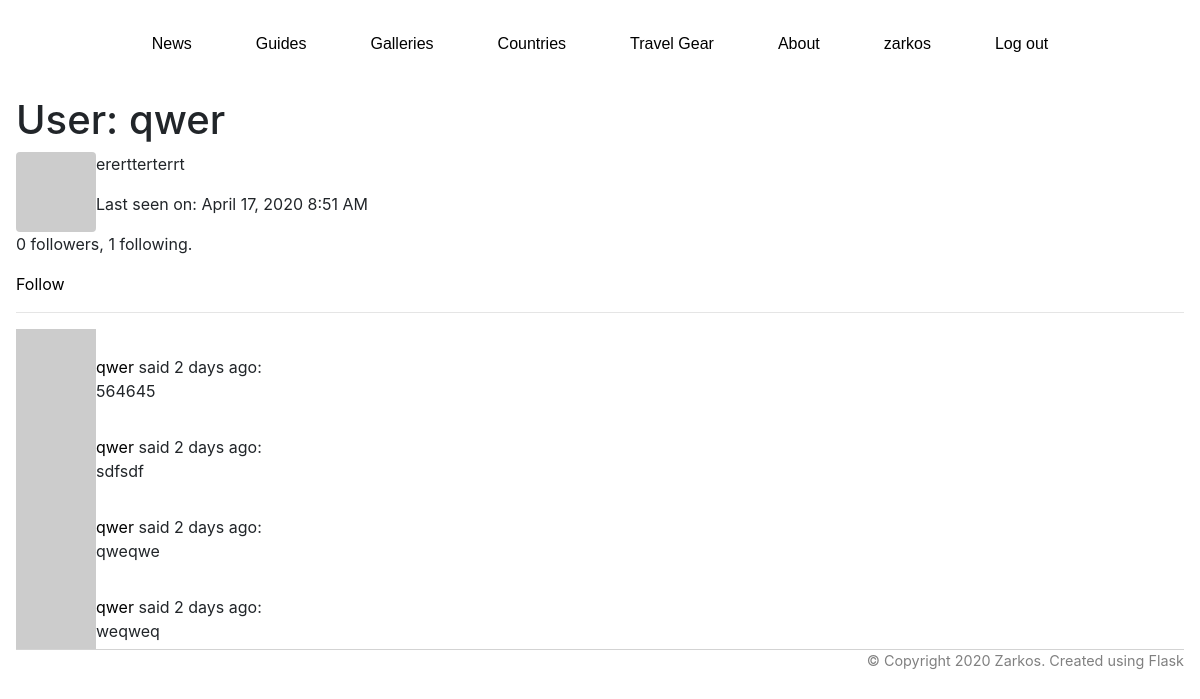
/user/qwer/ (signed in), run on the app's committed database.
### seatravel/models.py (models this page shows, shortened)
class User(UserMixin, db.Model):
    id = db.Column(db.Integer, primary_key=True)
    username = db.Column(db.String(64), index=True, unique=True)
    email = db.Column(db.String(120), index=True, unique=True)
    password_hash = db.Column(db.String(128))
    posts = db.relationship('Post', backref='author', lazy='dynamic')
    about_me = db.Column(db.String(140))
    last_seen = db.Column(db.DateTime, default=datetime.utcnow)
    followed = db.relationship(
        'User', secondary=followers,
        primaryjoin=(followers.c.follower_id == id),
        secondaryjoin=(followers.c.followed_id == id),
        backref=db.backref('followers', lazy='dynamic'), lazy='dynamic')
    def avatar(self, size):
        digest = md5(self.email.lower().encode('utf-8')).hexdigest()
        return 'https://www.gravatar.com/avatar/{}?d=identicon&s={}'.format(
            digest, size)
    def is_following(self, user):
        return self.followed.filter(
            followers.c.followed_id == user.id).count() > 0

class Post(db.Model):
    id = db.Column(db.Integer, primary_key=True)
    body = db.Column(db.String(140))
    timestamp = db.Column(db.DateTime, index=True, default=datetime.utcnow)
    user_id = db.Column(db.Integer, db.ForeignKey('user.id'))
    language = db.Column(db.String(5))

### seatravel/main/routes.py (the view)
@bp.route('/user/<username>/')
@login_required
def user(username):
    user = User.query.filter_by(username=username).first_or_404()
    page = request.args.get('page', 1, type=int)
    posts = user.posts.order_by(Post.timestamp.desc()).paginate(
        page, current_app.config['POSTS_PER_PAGE'], False)
    next_url = url_for('main.user', username=user.username, page=posts.next_num) \
        if posts.has_next else None
    prev_url = url_for('main.user', username=user.username, page=posts.prev_num) \
        if posts.has_prev else None
    return render_template('user.html', user=user, posts=posts.items,
                           next_url=next_url, prev_url=prev_url)

### seatravel/main/routes.py (called while the page is built)
@bp.before_request
def before_request():
    if current_user.is_authenticated:
        current_user.last_seen = datetime.utcnow()
        db.session.commit()
    g.locale = str(get_locale())

### seatravel/models.py (called while the page is built)
@login.user_loader
def load_user(id):
    return User.query.get(int(id))

### seatravel/templates/user.html (shortened to what this page needs)
{% extends "base.html" %}
{% block content %}
        <div class="user-profile">
            <h1>User: {{ user.username }}</h1>
            <img class="rounded float-left" src="{{ user.avatar(128) }}">
            <div class="user-info">
                {% if user.about_me %}<p>{{ user.about_me }}</p>{% endif %}
                {% if user.last_seen %}<p>Last seen on: {{ moment(user.last_seen).format("LLL") }}</p>{% endif %}
                <p>{{ user.followers.count() }} followers, {{ user.followed.count() }} following.</p>
                {% if user == current_user %}
                <p><a href="{{ url_for('main.edit_profile') }}">Edit your profile</a></p>
                {% elif not current_user.is_following(user) %}
                <p><a href="{{ url_for('main.follow', username=user.username) }}">Follow</a></p>
                {% else %}
                <p><a href="{{ url_for('main.unfollow', username=user.username) }}">Unfollow</a></p>
                {% endif %}
            </div>
        </div>
    <hr>
    {% for post in posts %}
        {% include '_post.html' %}
    {% endfor %}
{% endblock content %}

### seatravel/templates/base.html (shortened to what this page needs)
<!DOCTYPE html>
<html lang="en">
<head>
    <link rel="stylesheet" href="{{ url_for('static', filename='reset.css') }}">
    <link rel="stylesheet" href="https://stackpath.bootstrapcdn.com/bootstrap/4.4.1/css/bootstrap.min.css">
    <link rel="stylesheet" href="{{ url_for('static', filename='main.css') }}">
</head>
<body>
    <header>
        <ul>
            <a href="{{ url_for('main.news') }}"><li>News</li></a>
            <a href="{{ url_for('main.guides') }}"><li>Guides</li></a>
            <a href="{{ url_for('main.galleries') }}"><li>Galleries</li></a>
            <a href="{{ url_for('main.countries') }}"><li>Countries</li></a>
            <a href="{{ url_for('main.gear') }}"><li>Travel Gear</li></a>
            <a href="{{ url_for('main.about_me') }}"><li>About</li></a>
            {% if current_user.is_anonymous %}
                <a href="{{ url_for('auth.login') }}"><li>Sign up</li></a>
            {% else %}
                <a href="{{ url_for('main.user', username=current_user.username) }}">
                    <li>{{ current_user.username }}</li>
                </a>
                <a href="{{ url_for('auth.logout') }}">
                    <li>Log out</li>
                </a>
            {% endif %}
        </ul>
    </header>
    <main>
        {% block content %}{% endblock %}
    </main>
    <footer>
        <div class='copy'>
            &copy; Copyright 2020 Zarkos. Created using Flask
        </div>
    </footer>
</body>
</html>

### seatravel/templates/_post.html (shortened to what this page needs)
<table>
    <tr valign="top">
        <td><img src="{{ post.author.avatar(36) }}"></td>
        <td><a href="{{ url_for('main.user', username=post.author.username) }}">
            {{ post.author.username }}
        </a>
        said {{ moment(post.timestamp).fromNow() }}:
        <br>
        <span id="post{{ post.id }}">{{ post.body }}</span>
        <br>
        </td>
    </tr>
</table>

### seatravel/static/main.css (style rules this page uses)
body { max-width: 1200px; margin: 0 auto; padding: 0rem 1rem; }
ul { display: flex; flex-direction: row; justify-content: center; }
li { list-style: none; display: inline-block; font-family: Arial, Helvetica, sans-serif; font-size: 1rem; padding: 2rem; box-sizing: border-box; max-height: 5rem; }
a { color: black; font-style: none; }
footer { color: grey; font-size: 0.9rem; border-top: 1px solid lightgray; display: flex; justify-content: flex-end; }

### data on the page
User: username "zarkos"
User: username "qwer", about_me "erertterterrt", last_seen "April 17, 2020 8:51 AM"
Post: author.username "qwer", timestamp "2 days ago", body "564645"
Post: author.username "qwer", timestamp "2 days ago", body "sdfsdf"
Post: author.username "qwer", timestamp "2 days ago", body "qweqwe"
Post: author.username "qwer", timestamp "2 days ago", body "weqweq"

### other printed values
{{ user.followers.count() }} "0"
{{ user.followed.count() }} "1"
